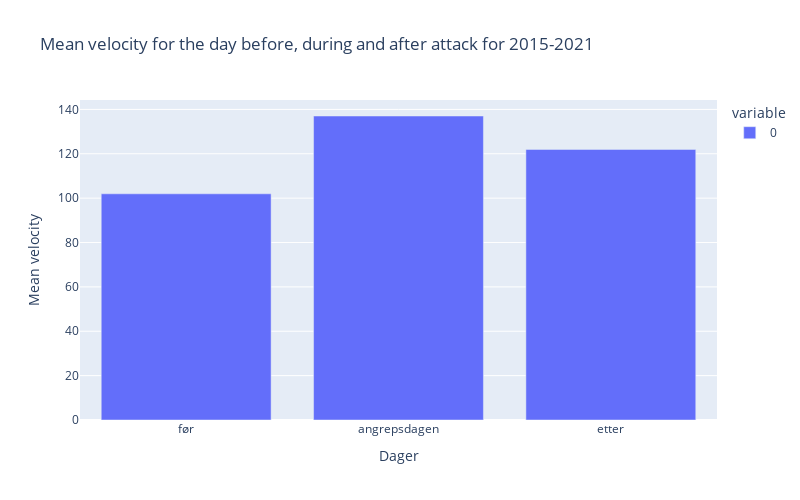
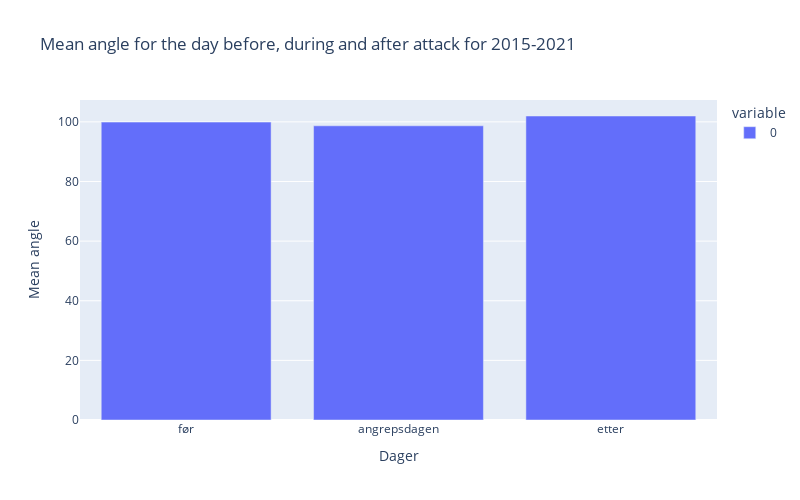
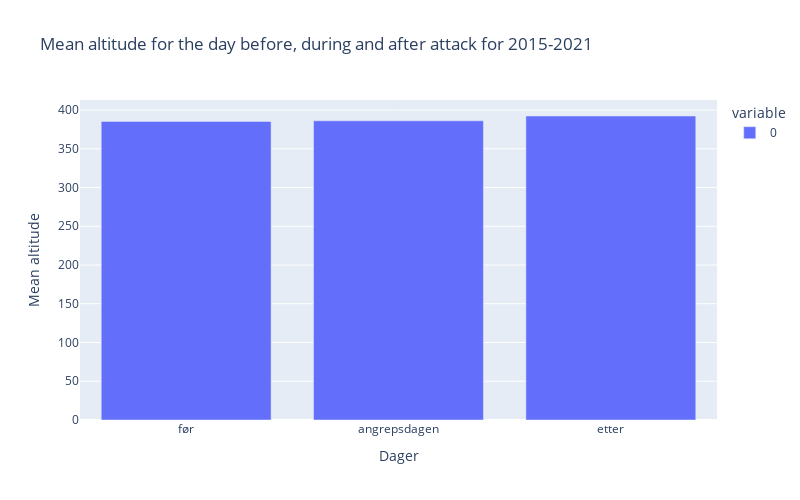

Notebook cell for these charts, in order:
### Code cell
create_fig(list_velocity_means, '2015-2021', feature='velocity', text='Mean')
create_fig(list_angle_means, '2015-2021', feature='angle', text='Mean')
create_fig(list_altitude_means, '2015-2021', feature='altitude', text='Mean')

### Figure 1 — Plotly figure (JSON) as saved in the notebook; plotly's stock layout.template omitted (floating-point values rounded to 4 significant figures)
{"data": [{"alignmentgroup": "True", "hovertemplate": "variable=0<br>index=%{x}<br>value=%{y}<extra></extra>", "legendgroup": "0", "marker": {"color": "#636efa", "pattern": {"shape": ""}}, "name": "0", "offsetgroup": "0", "orientation": "v", "showlegend": true, "textposition": "auto", "type": "bar", "x": [0, 1, 2], "xaxis": "x", "y": [102.0, 137.0, 122.0], "yaxis": "y"}], "layout": {"barmode": "relative", "height": 500, "legend": {"title": {"text": "variable"}, "tracegroupgap": 0}, "title": {"text": "Mean velocity for the day before, during and after attack for 2015-2021"}, "width": 800, "xaxis": {"anchor": "y", "domain": [0, 1], "tickmode": "array", "ticktext": ["før", "angrepsdagen", "etter"], "tickvals": [0, 1, 2], "title": {"text": "Dager"}}, "yaxis": {"anchor": "x", "domain": [0, 1], "title": {"text": "Mean velocity"}}}}

### Figure 2 — Plotly figure (JSON) as saved in the notebook; plotly's stock layout.template omitted (floating-point values rounded to 4 significant figures)
{"data": [{"alignmentgroup": "True", "hovertemplate": "variable=0<br>index=%{x}<br>value=%{y}<extra></extra>", "legendgroup": "0", "marker": {"color": "#636efa", "pattern": {"shape": ""}}, "name": "0", "offsetgroup": "0", "orientation": "v", "showlegend": true, "textposition": "auto", "type": "bar", "x": [0, 1, 2], "xaxis": "x", "y": [99.91, 98.68, 102.0], "yaxis": "y"}], "layout": {"barmode": "relative", "height": 500, "legend": {"title": {"text": "variable"}, "tracegroupgap": 0}, "title": {"text": "Mean angle for the day before, during and after attack for 2015-2021"}, "width": 800, "xaxis": {"anchor": "y", "domain": [0, 1], "tickmode": "array", "ticktext": ["før", "angrepsdagen", "etter"], "tickvals": [0, 1, 2], "title": {"text": "Dager"}}, "yaxis": {"anchor": "x", "domain": [0, 1], "title": {"text": "Mean angle"}}}}

### Figure 3 — Plotly figure (JSON) as saved in the notebook; plotly's stock layout.template omitted (floating-point values rounded to 4 significant figures)
{"data": [{"alignmentgroup": "True", "hovertemplate": "variable=0<br>index=%{x}<br>value=%{y}<extra></extra>", "legendgroup": "0", "marker": {"color": "#636efa", "pattern": {"shape": ""}}, "name": "0", "offsetgroup": "0", "orientation": "v", "showlegend": true, "textposition": "auto", "type": "bar", "x": [0, 1, 2], "xaxis": "x", "y": [385.4, 386.1, 392.3], "yaxis": "y"}], "layout": {"barmode": "relative", "height": 500, "legend": {"title": {"text": "variable"}, "tracegroupgap": 0}, "title": {"text": "Mean altitude for the day before, during and after attack for 2015-2021"}, "width": 800, "xaxis": {"anchor": "y", "domain": [0, 1], "tickmode": "array", "ticktext": ["før", "angrepsdagen", "etter"], "tickvals": [0, 1, 2], "title": {"text": "Dager"}}, "yaxis": {"anchor": "x", "domain": [0, 1], "title": {"text": "Mean altitude"}}}}
